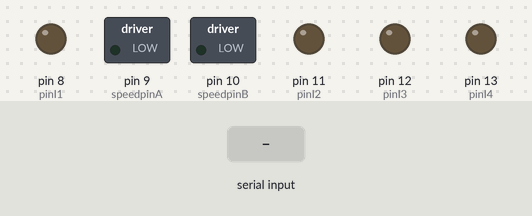
Recording of a sketch running on a simulated Arduino Uno, built with avr-gcc and run on an emulated ATmega328P. Parts: switched loads named in the sketch (green lamp = pin HIGH), output pins drawn as LEDs (lit = HIGH). The inputs (shaded band) are chosen by the test bench. What the sketch prints to the serial monitor is not drawn.

Above: at 5.2 s.
5.3 s: "w" received over the second serial link
At 6.5 s:
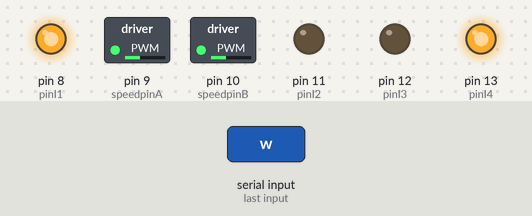
6.8 s: "s" received over the second serial link
At 7.8 s:
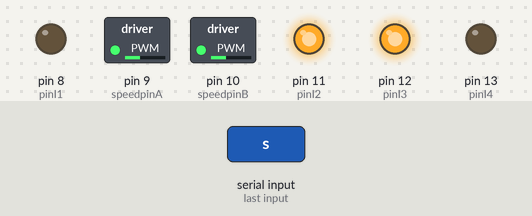
8.3 s: "d" received over the second serial link
At 8.9 s:
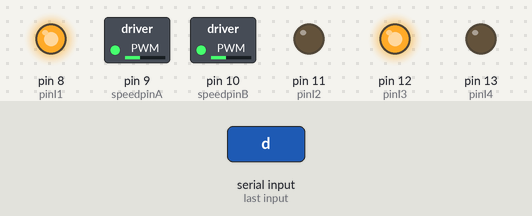
9.8 s: "a" received over the second serial link
At 10.1 s:
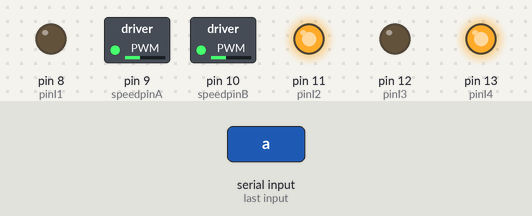
Timing chart, 0 to 12.3 s (numbered marks = the images above; inputs shaded):
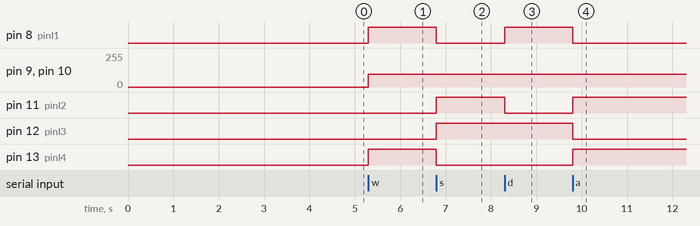

Measured:
- after the input at 5.3 s, pin 8 (pinI1), pin 13 (pinI4): LOW → HIGH at once; pin 9 (speedpinA), pin 10 (speedpinB): 0/255 → 95/255 at once
- after the input at 6.8 s, pin 8 (pinI1), pin 13 (pinI4): HIGH → LOW at once; pin 11 (pinI2), pin 12 (pinI3): LOW → HIGH at once
- after the input at 8.3 s, pin 8 (pinI1): LOW → HIGH at once; pin 11 (pinI2): HIGH → LOW at once
- after the input at 9.8 s, pin 8 (pinI1), pin 12 (pinI3): HIGH → LOW at once; pin 11 (pinI2), pin 13 (pinI4): LOW → HIGH at once

The sketch:

BlueToothTank_V2.ino
```cpp
#include <SoftwareSerial.h> //Software Serial Port
SoftwareSerial blueToothSerial(6,7);

//#define DEBUG_ENABLED 1

int pinI1=8;//define I1 interface
int pinI2=11;//define I2 interface
int speedpinA=9;//enable motor A
int pinI3=12;//define I3 interface
int pinI4=13;//define I4 interface
int speedpinB=10;//enable motor B
int spead =95;//define the spead of motor
int i = 0;
char command [64];


void setup()
{
  pinMode(pinI1,OUTPUT);
  pinMode(pinI2,OUTPUT);
  pinMode(speedpinA,OUTPUT);
  pinMode(pinI3,OUTPUT);
  pinMode(pinI4,OUTPUT);
  pinMode(speedpinB,OUTPUT);
  Serial.begin(9600);
  setupBlueToothConnection();
  clearserialbuffer();
}
void setupBlueToothConnection()
{
blueToothSerial.begin(9600); // Set BluetoothBee BaudRate to default baud rate 38400
blueToothSerial.print("\r\n+STWMOD=0\r\n"); // set the bluetooth work in slave mode
//blueToothSerial.print("\r\n+STNA=HC-05\r\n"); // set the bluetooth name as "SeeedBTSlave"
blueToothSerial.print("\r\n+STOAUT=1\r\n"); // Permit Paired device to connect me
blueToothSerial.print("\r\n+STAUTO=0\r\n"); // Auto-connection should be forbidden here
delay(2000); // This delay is required.
blueToothSerial.print("\r\n+INQ=1\r\n"); // make the slave bluetooth inquirable
Serial.println("The slave bluetooth is inquirable!");
delay(2000); // This delay is required.
blueToothSerial.flush();
}

void forward()
{
     analogWrite(speedpinA,spead);//input a simulation value to set the speed
     analogWrite(speedpinB,spead);
     digitalWrite(pinI4,HIGH);//turn DC Motor B move clockwise
     digitalWrite(pinI3,LOW);
     digitalWrite(pinI2,LOW);//turn DC Motor A move anticlockwise
     digitalWrite(pinI1,HIGH);
}
void backward()//
{
     analogWrite(speedpinA,spead);//input a simulation value to set the speed
     analogWrite(speedpinB,spead);
     digitalWrite(pinI4,LOW);//turn DC Motor B move anticlockwise
     digitalWrite(pinI3,HIGH);
     digitalWrite(pinI2,HIGH);//turn DC Motor A move clockwise
     digitalWrite(pinI1,LOW);
}
void left()//
{
     analogWrite(speedpinA,spead);//input a simulation value to set the speed
     analogWrite(speedpinB,spead);
     digitalWrite(pinI4,HIGH);//turn DC Motor B move clockwise
     digitalWrite(pinI3,LOW);
     digitalWrite(pinI2,HIGH);//turn DC Motor A move clockwise
     digitalWrite(pinI1,LOW);
}
void right()//
{
     analogWrite(speedpinA,spead);//input a simulation value to set the speed
     analogWrite(speedpinB,spead);
     digitalWrite(pinI4,LOW);//turn DC Motor B move anticlockwise
     digitalWrite(pinI3,HIGH);
     digitalWrite(pinI2,LOW);//turn DC Motor A move clockwise
     digitalWrite(pinI1,HIGH);
}
void stop()//
{
     digitalWrite(speedpinA,LOW);// Unenble the pin, to stop the motor. this should be done to avid damaging the motor.
     digitalWrite(speedpinB,LOW);
     delay(1000);

}

void clearserialbuffer()
{
  for (int i= 0; i<64; i++)
  {
    command[i] = NULL;
  }
}

void loop()
{
  if(blueToothSerial.available())
  {//check if there's any data sent from the remote bluetooth shield
    char command = blueToothSerial.read();

  switch (command)
  {
  case ' ':
   stop();
  break;

  case 'w':
  forward();
  break;

  case 's':
  backward();
  break;

  case 'd':
  right();
  break;

  case 'a':
  left();
  break;

  }

  }
}
```
